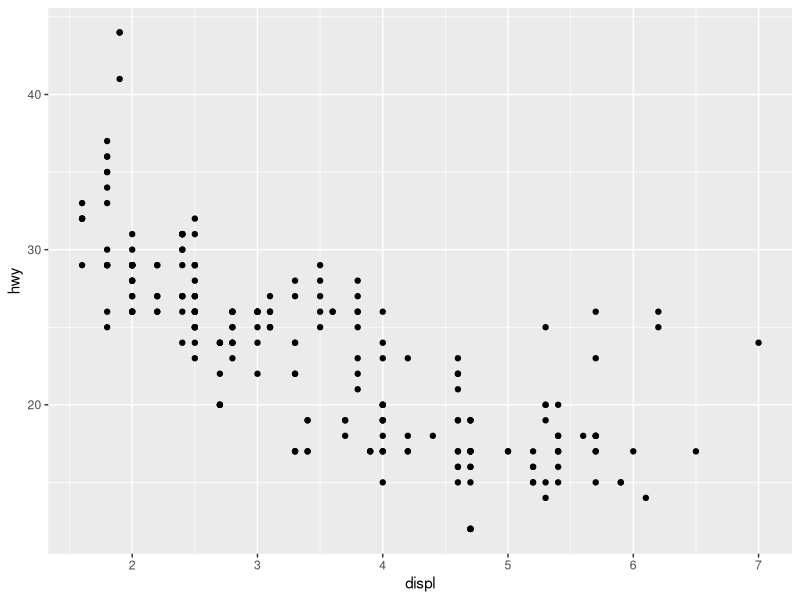
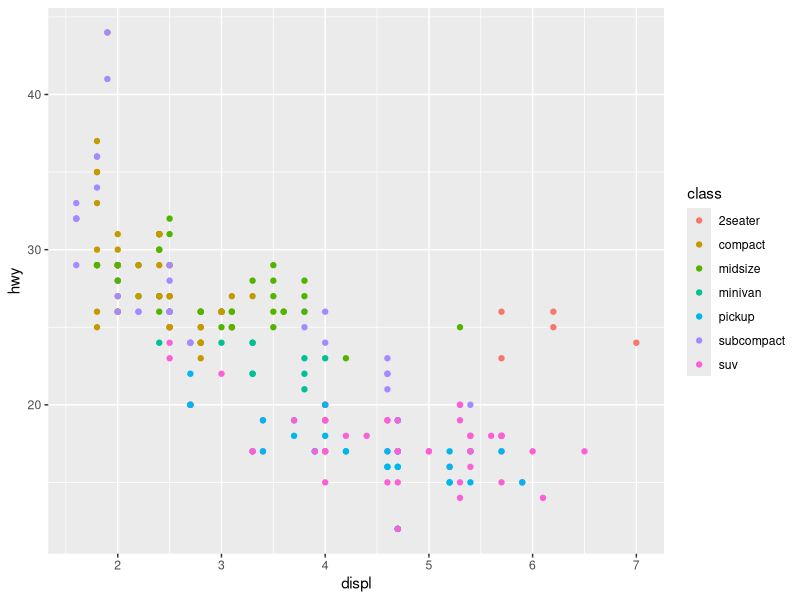
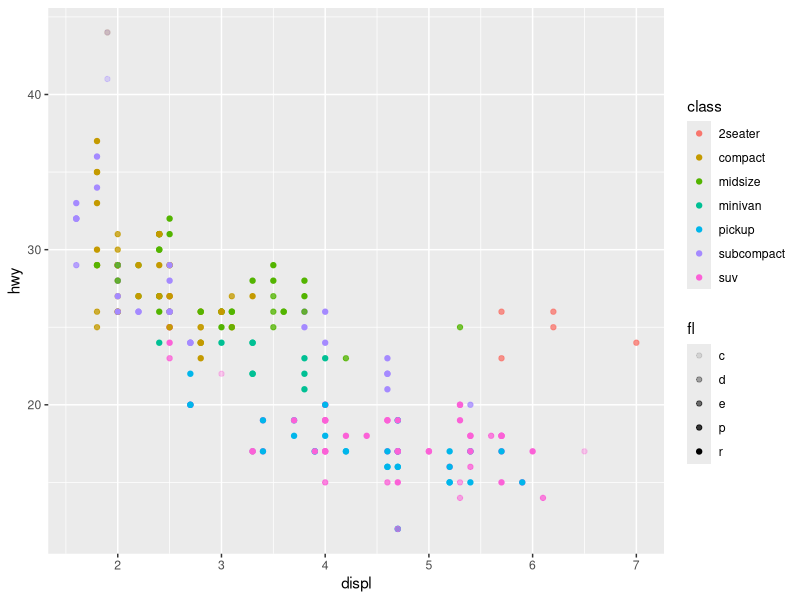
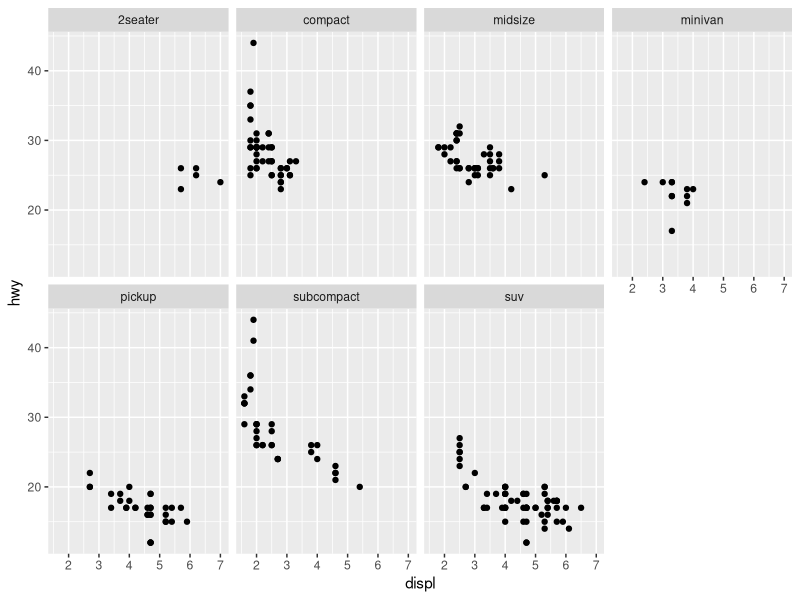
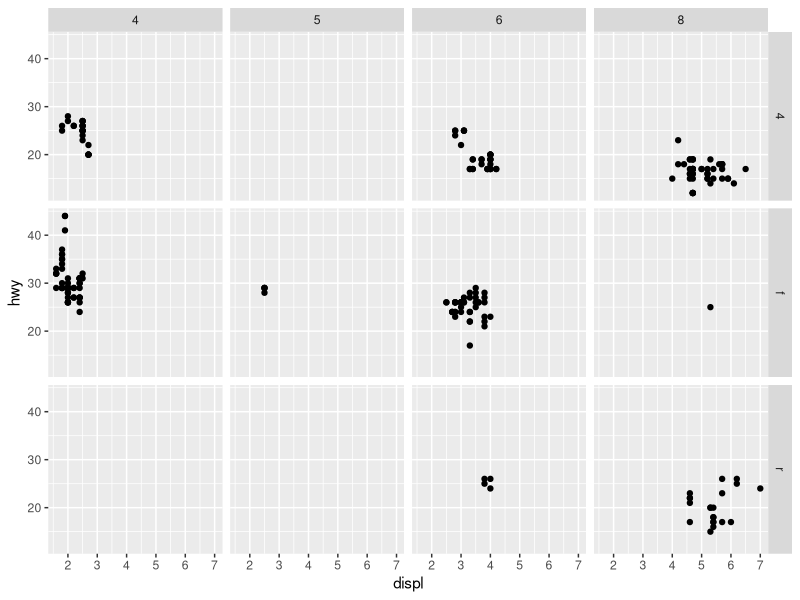
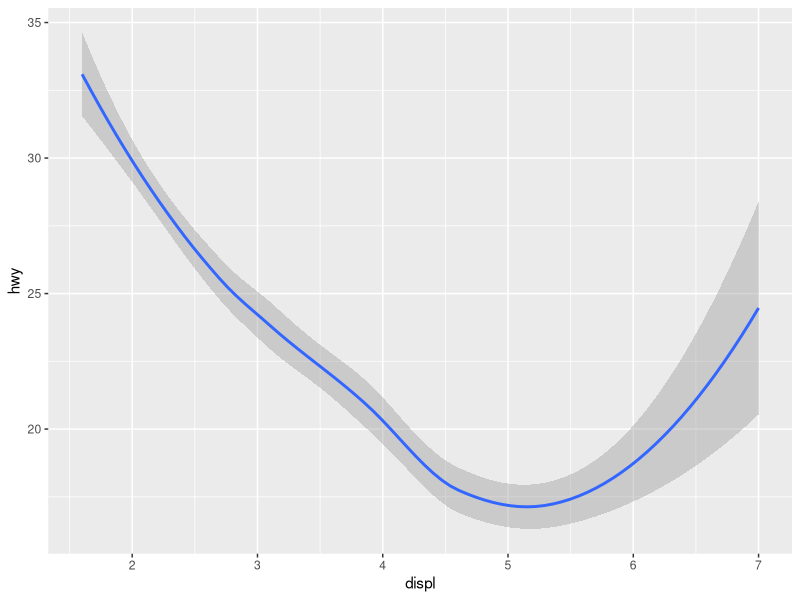
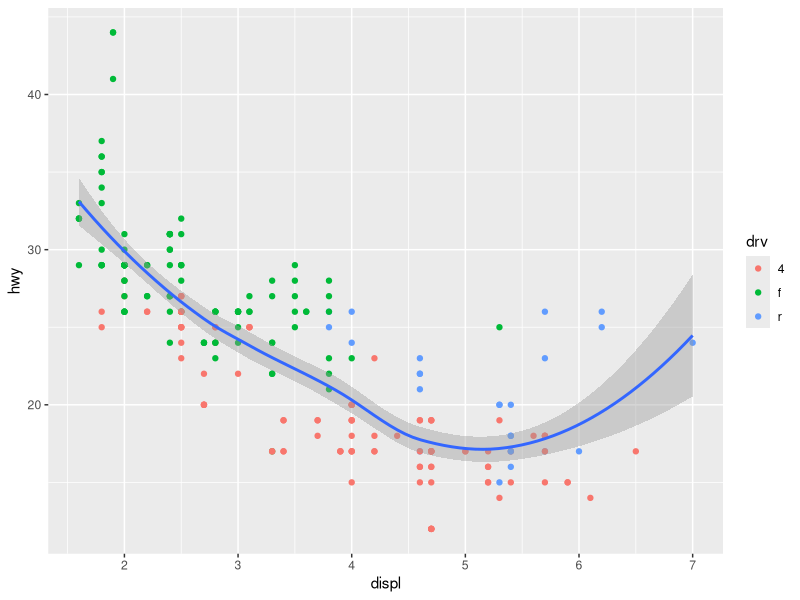
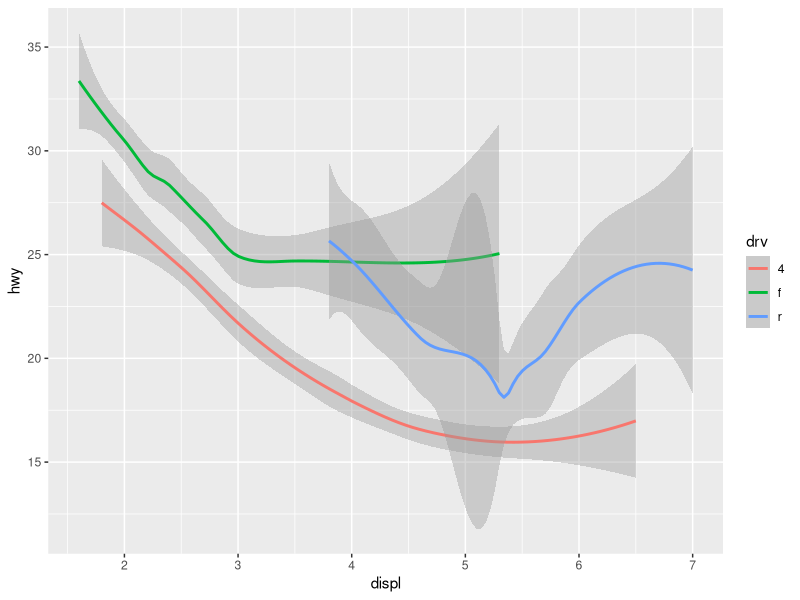

Reproduce these figures in R, in order.
## ---- chunk 1
knitr::opts_chunk$set(echo = TRUE)
## ---- chunk 2
#install.packages("tidyverse")
library(tidyverse)
## ---- chunk 3
data(mpg)
## ---- chunk 4
ggplot(data = mpg) +
  geom_point(mapping = aes(x = displ, y= hwy))
## ---- chunk 5
ggplot(data = mpg) + 
  geom_point(mapping = aes(x = displ, y = hwy, colour = class))
## ---- chunk 6
ggplot(data = mpg) +
  geom_point(mapping = aes(x = displ, y= hwy, colour = class, alpha = fl))
## ---- chunk 7
ggplot(mpg) + 
  geom_point(mapping = aes(x = displ, y = hwy)) +
  facet_wrap(~class, nrow = 2)
## ---- chunk 8
ggplot(mpg) + 
  geom_point(mapping = aes(x = displ, y = hwy)) +
  facet_grid(drv ~ cyl)
## ---- chunk 9
ggplot(mpg) + 
  geom_smooth(mapping = aes(x = displ, y = hwy))
## ---- chunk 10
ggplot(mpg) + 
  geom_point(mapping = aes(x = displ, y = hwy, colour = drv)) + 
  geom_smooth(mapping = aes(x = displ, y = hwy))

## ---- chunk 11
ggplot(mpg) + 
  geom_smooth(mapping = aes(x = displ, y = hwy, group = drv, color = drv),
             show.legend = TRUE,
             )
## ---- chunk 12
ggplot(mpg) + 
  geom_point(mapping = aes(x = displ, y = hwy, colour = drv)) +
  geom_smooth(mapping = aes(x = displ, y = hwy, colour = drv, linetype = drv))
## ---- chunk 13
ggplot(mpg, mapping = aes(x = displ, y = hwy, colour = drv)) + 
  geom_point(mapping = aes()) + 
  geom_smooth()
## ---- chunk 14
ggplot(mpg, mapping = aes(x = displ, y = hwy)) + 
  geom_point(mapping = aes(colour = class)) +
  geom_smooth(data = filter(mpg, class == "subcompact"), se = TRUE)
## ---- chunk 15
data("diamonds")
## ---- chunk 16
ggplot(diamonds,) +
  geom_bar(mapping = aes(x = cut))
## ---- chunk 17
demo <-  tribble(
  ~cut, ~freq,
  "Fair", 1610,
  "Good", 4906,
  "Very Good", 12082,
  "Premium", 13791,
  "Ideal", 21551
)
demo
## ---- chunk 18
ggplot(data = demo) + 
  geom_bar(mapping = aes(x = cut, y = freq), stat = "identity")
## ---- chunk 19
ggplot(data = diamonds) +
  geom_bar(mapping = aes(x = cut, y = after_stat(prop), group = 1))
## ---- chunk 20
ggplot(data = diamonds) +
  stat_summary(
    mapping = aes(x = cut, y = depth),
    fun.min = min,
    fun.max = max, 
    fun = median
  )
## ---- chunk 21
ggplot(data = diamonds) +
  geom_bar(mapping = aes(x = cut, colour = cut))
## ---- chunk 22
ggplot(data = diamonds) +
  geom_bar(mapping = aes(x = cut, fill = clarity))
## ---- chunk 23
#position = identity
ggplot(data = diamonds, mapping = aes(x = cut, fill = clarity)) +
  geom_bar(aes(colour = clarity), position = "identity")

#position = fill 
ggplot(data = diamonds, mapping = aes(x = cut, fill = clarity)) +
  geom_bar(aes(colour = clarity), position = "fill")

#position = dodge
ggplot(data = diamonds, mapping = aes(x = cut, fill = clarity)) +
  geom_bar(aes(colour = clarity), position = "dodge")
## ---- chunk 24
ggplot(data = diamonds) +
  geom_bar(mapping = aes(x = cut, fill = clarity), position = "jitter")
## ---- chunk 25
ggplot2::ggplot(mpg, aes(displ, hwy)) +
  geom_point(aes(colour = class)) +
  geom_smooth(se = FALSE)
  labs(title = "Fuel efficiency generally decreases with engine size")
## ---- chunk 26
ggplot(mpg, aes(displ, hwy)) +
  geom_point(aes(colour = class)) +
  geom_smooth(se = FALSE) +
  labs(title = "Fuel efficiency generally decreases with engine size",
       subtitle = "Two seaters (sports cars) are an exception because of their light weight",
       caption = "Data from fueleconomy.gov"
       )
## ---- chunk 27
ggplot(mpg, aes(displ, hwy)) +
  geom_point(aes(colour = class)) +
  geom_smooth(se = FALSE) +
  labs( 
    x = "Engine displacement (L)",       #for x-axis
    y = "Highway Fuel economy (mpg)",    #for y-axis
    title = "Fuel efficiency generally decreases with engine size",
       subtitle = "Two seaters (sports cars) are an exception because of their light weight",
       caption = "Data from fueleconomy.gov",
    colour = "Car type"                  #for legend title
    )
## ---- chunk 28
#we filter the data first
best_in_class <- mpg %>%
  group_by(class) %>%
  filter(row_number(desc(hwy)) == 1)

ggplot(mpg, aes(displ, hwy)) +
  geom_point(aes(colour = class)) +
  geom_text(aes(label = model), data = best_in_class)
## ---- chunk 29
ggplot(mpg, aes(displ, hwy)) +
geom_point(aes(colour = class)) + 
  scale_x_continuous(c(0,12)) +
  scale_y_continuous() +
  scale_colour_discrete()

